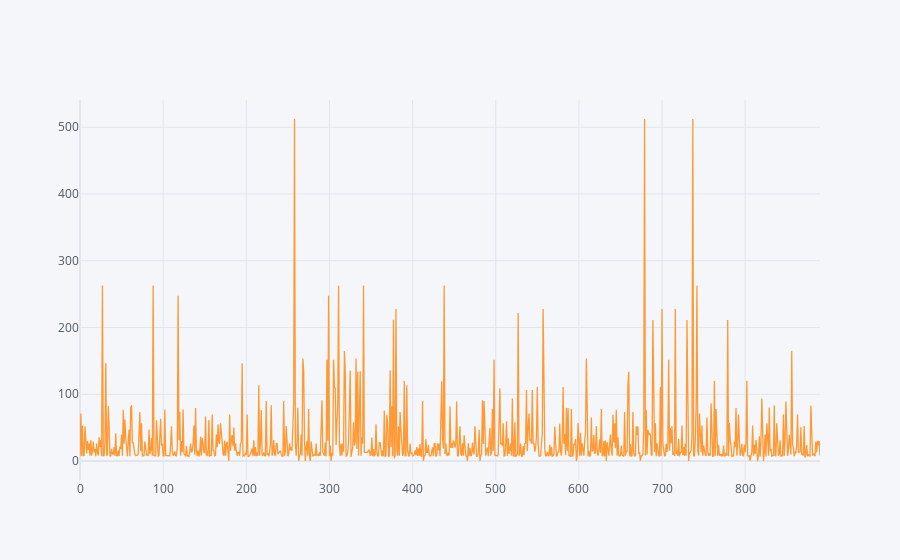

Here is the notebook cell this chart was saved with:
### Code cell
train['Fare'].iplot()

### Figure 1 — Plotly figure (JSON) as saved in the notebook; plotly's stock layout.template omitted (floating-point values rounded to 4 significant figures; data arrays with more than 128 entries replaced by an {"elided": "..."} marker saying what was removed)
{"data": [{"line": {"color": "rgba(255, 153, 51, 1.0)", "dash": "solid", "shape": "linear", "width": 1.3}, "mode": "lines", "name": "Fare", "text": "", "type": "scatter", "x": {"elided": "891 int values"}, "y": {"elided": "891 float values"}}], "layout": {"legend": {"bgcolor": "#F5F6F9", "font": {"color": "#4D5663"}}, "paper_bgcolor": "#F5F6F9", "plot_bgcolor": "#F5F6F9", "title": {"font": {"color": "#4D5663"}}, "xaxis": {"gridcolor": "#E1E5ED", "showgrid": true, "tickfont": {"color": "#4D5663"}, "title": {"font": {"color": "#4D5663"}, "text": ""}, "zerolinecolor": "#E1E5ED"}, "yaxis": {"gridcolor": "#E1E5ED", "showgrid": true, "tickfont": {"color": "#4D5663"}, "title": {"font": {"color": "#4D5663"}, "text": ""}, "zerolinecolor": "#E1E5ED"}}}
